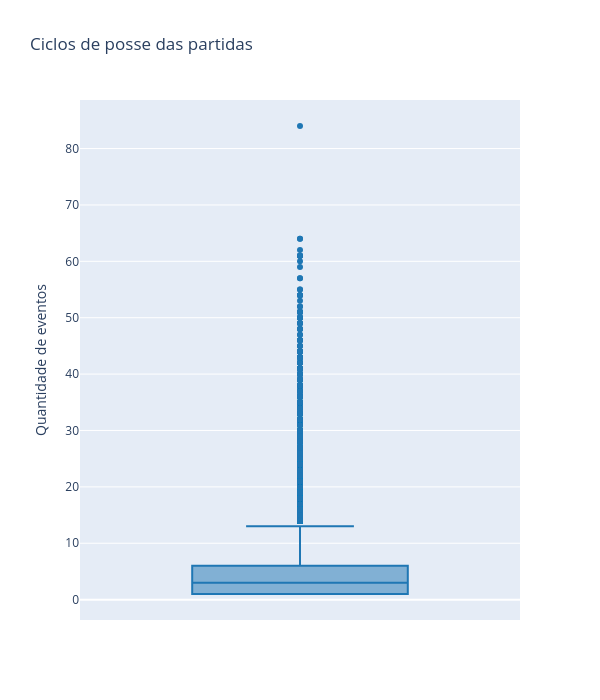

Notebook code cell kept with this figure:
### Code cell
df_possession_agg_pd = df_possession_agg.toPandas()

fig = go.Figure()

#cores = ['#1f77b4', '#ff7f0e', '#2ca02c', '#d62728', '#9467bd']

fig.add_trace(
    go.Box(
        y=df_possession_agg_pd['qtd_eventos'],
        name='',
        marker_color='#1f77b4',
        text=df_possession_agg_pd['possession_id'],
        hovertemplate='%{text}<br>Quantidade de eventos: %{y}<extra></extra>',
        #legendgroup=freq,
        #showlegend=True
    )
)

fig.update_layout(
    title=f'Ciclos de posse das partidas',
    height=700,
    width=600
)

fig.update_yaxes(title_text='Quantidade de eventos')
fig.show()

### Figure 1 — Plotly figure (JSON) as saved in the notebook; plotly's stock layout.template omitted (floating-point values rounded to 4 significant figures; data arrays with more than 128 entries replaced by an {"elided": "..."} marker saying what was removed)
{"data": [{"hovertemplate": "%{text}<br>Quantidade de eventos: %{y}<extra></extra>", "marker": {"color": "#1f77b4"}, "name": "", "text": {"elided": "100898 float values"}, "type": "box", "y": {"elided": "100898 int values"}}], "layout": {"height": 700, "title": {"text": "Ciclos de posse das partidas"}, "width": 600, "yaxis": {"title": {"text": "Quantidade de eventos"}}}}
